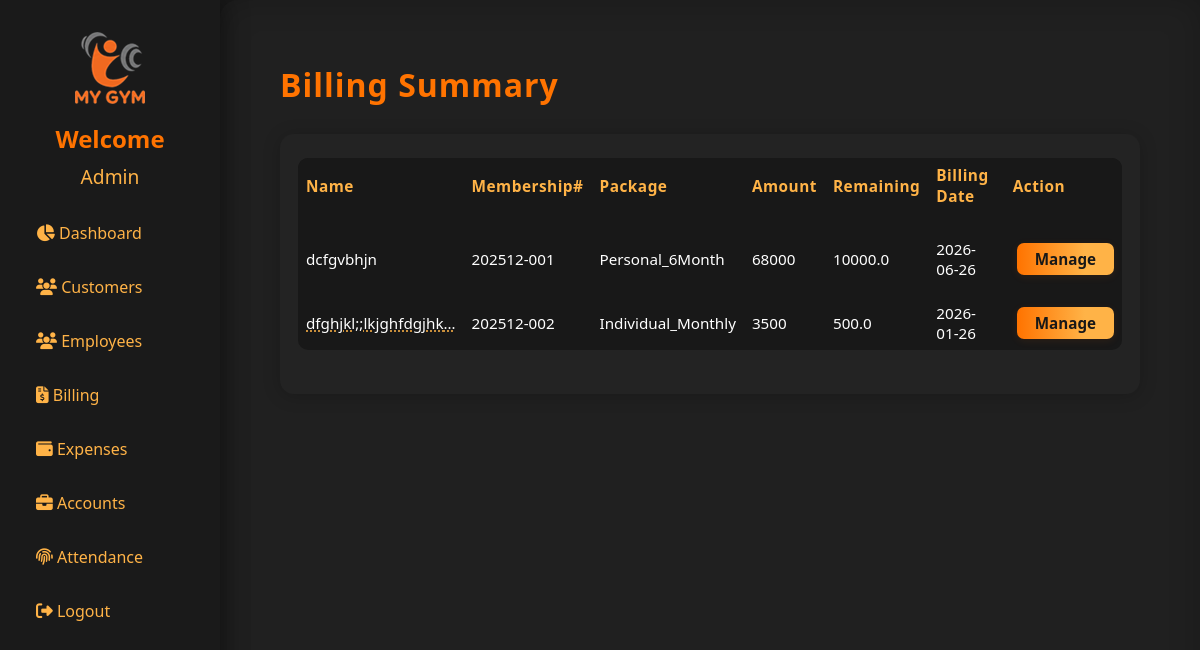
Page /billing (signed in) on the earlier database version.
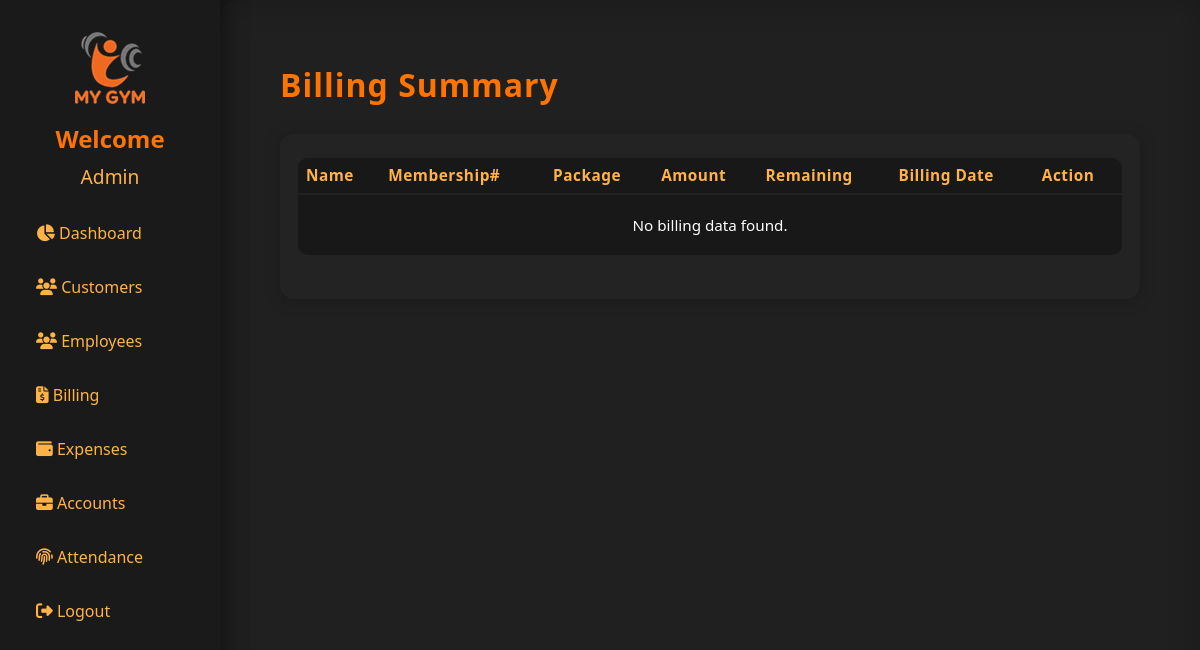
Same page on the later database version.
### models.py (models this page shows)
class Customer(db.Model):
    id = db.Column(db.Integer, primary_key=True)
    membership_no = db.Column(db.String(20), unique=True)
    admission_date = db.Column(db.Date)
    type = db.Column(db.String(32))
    status = db.Column(db.String(20), default="Not Paid")
    billing_date = db.Column(db.Date)
    name = db.Column(db.String(120), nullable=False)
    email = db.Column(db.String(120))
    father_or_husband = db.Column(db.String(120))
    cnic = db.Column(db.String(20))
    gender = db.Column(db.String(20))
    marital_status = db.Column(db.String(20))
    blood_group = db.Column(db.String(10))
    dob = db.Column(db.Date)
    height = db.Column(db.Float)
    weight = db.Column(db.Float)
    waist = db.Column(db.Float)
    profession = db.Column(db.String(120))
    nationality = db.Column(db.String(50))
    address = db.Column(db.String(200))
    phone = db.Column(db.String(30))
    emergency_contact = db.Column(db.String(30))
    package = db.Column(db.String(50))
    personal_training_time = db.Column(db.String(50))
    trainer = db.Column(db.String(50))
    bmi_test = db.Column(db.String(10))  # 'Yes' or 'No'
    bmi_value = db.Column(db.Float)
    illnesses = db.Column(db.String(200))
    illness_other = db.Column(db.String(100))
    join_reasons = db.Column(db.String(200))
    terms_accepted = db.Column(db.Boolean, default=False)
    thumb_id = db.Column(db.String(100))

class Packages(db.Model):
    id = db.Column(db.Integer, primary_key=True)
    package_name = db.Column(db.String(100))
    package_price = db.Column(db.String(100))
    packgae_duration = db.Column(db.String(100))
    registeration_fees = db.Column(db.String(100))

class Billing(db.Model):
    id = db.Column(db.Integer, primary_key=True)
    customer_name = db.Column(db.String(120), nullable=False)
    membership_no = db.Column(db.String(20), nullable=False)
    customer_cnic = db.Column(db.String(20), nullable=False)
    paid_to_be_amount = db.Column(db.Float, nullable=False)
    paid_amount = db.Column(db.Float, nullable=False)
    remaining_amount = db.Column(db.Float, nullable=False)
    payment_collected_by = db.Column(db.String(100), nullable=False)   # Employee name or ID
    payment_date = db.Column(db.DateTime, default=datetime.utcnow, nullable=False)
    payment_method = db.Column(db.String(50), nullable=False)
    transaction_id = db.Column(db.String(50), nullable=True)

### app.py (the view)
@app.route('/billing')
@login_required
def billing():
    if str(current_user.role_id) != '1':
        abort(403)
    billed_cnic = db.session.query(Billing.customer_cnic).distinct()
    billed_membership = db.session.query(Billing.membership_no).distinct()
    customers = Customer.query.filter(
        (Customer.cnic.in_(billed_cnic)) | (Customer.membership_no.in_(billed_membership))
    ).all()
    packages = Packages.query.all()
    packages_dict = {p.package_name: p for p in packages}
    billing_dict = {}
    for c in customers:
        billing = Billing.query.filter_by(customer_cnic=c.cnic).order_by(Billing.payment_date.desc()).first()
        billing_dict[c.cnic] = billing.remaining_amount if billing else 0
    return render_template(
        'billing.html',
        customers=customers,
        packages_dict=packages_dict,
        billing_dict=billing_dict
    )

### app.py (called while the page is built)
@login_manager.user_loader
def load_user(user_id):
    return db.session.get(User, int(user_id))

### templates/billing.html (shortened to what this page needs)
{% extends "base.html" %}
{% block content %}
<h1 style="color:#ff7300; letter-spacing:1px; margin-bottom: 28px;">Billing Summary</h1>
<div class="customers-table-wrap">
    <table class="customers-table">
        <thead>
            <tr>
                <th>Name</th>
                <th>Membership#</th>
                <th>Package</th>
                <th>Amount</th>
                <th>Remaining</th>
                <th>Billing Date</th>
                <th>Action</th>
            </tr>
        </thead>
        <tbody class="customers-table-body">
{% for c in customers %}
<tr {% if loop.first %}style="border-top: 18px solid transparent;"{% endif %}>
    <td>
        {% if c.name and c.name|length > 20 %}
            <span title="{{ c.name }}">{{ c.name[:20] }}&hellip;</span>
        {% else %}
            {{ c.name }}
        {% endif %}
    </td>
    <td>{{ c.membership_no }}</td>
    <td>{{ c.package }}</td>
    <td>
        {% set package_obj = packages_dict.get(c.package) %}
        {{ package_obj.package_price if package_obj else "N/A" }}
    </td>
    <td>
        {{ billing_dict.get(c.cnic, 0) }}
    </td>
    <td>{{ c.billing_date.strftime('%Y-%m-%d') if c.billing_date else 'N/A' }}</td>
    <td>
        <a href="{{ url_for('billing_history', cnic=c.cnic) }}" class="manage-btn">Manage</a>
    </td>
</tr>
{% else %}
<tr>
    <td colspan="7" style="text-align:center; padding:20px;">No billing data found.</td>
</tr>
{% endfor %}
</tbody>
    </table>
</div>
{% endblock %}

Differences in the rows shown:
removed Customer: name "dcfgvbhjn", membership_no "202512-001", package "Personal_6Month", get "10000.0", billing_date "2026-06-26"
no longer on this page (row unchanged): Packages: package_price "68000"
removed Customer: name "dfghjkl;;lkjghfdgjhk", membership_no "202512-002", package "Individual_Monthly", get "500.0", billing_date "2026-01-26"
no longer on this page (row unchanged): Packages: package_price "3500"
Other differences:
text now shown: "No billing data found."
